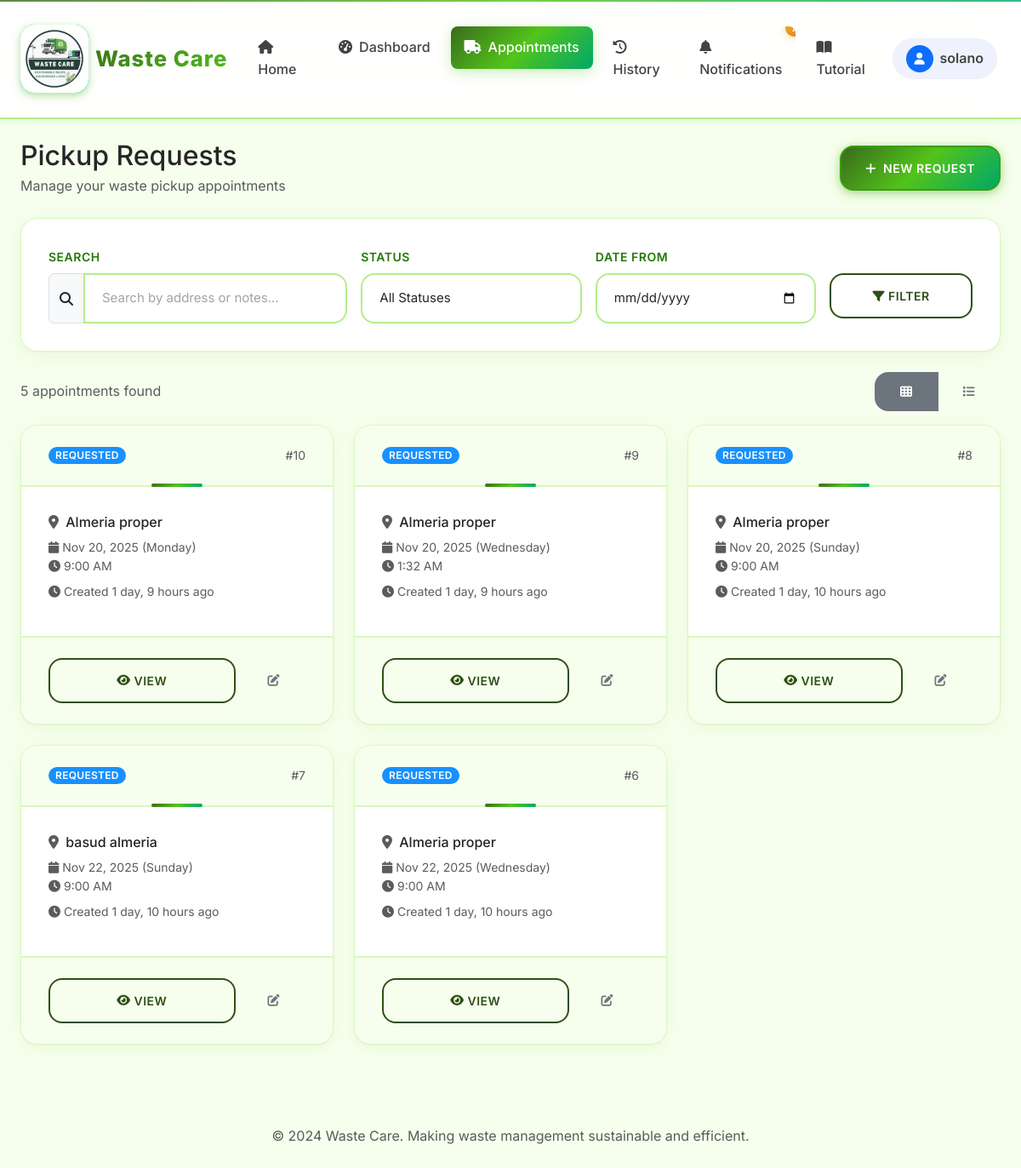
Page /appointments/ (signed in) on the committed database.
### core/models.py (models this page shows, shortened)
class User(AbstractUser):
    ROLE_CHOICES = [
        ("residents", "Residents"),
        ("staff", "Staff"),
        ("admin", "Admin"),
    ]
    role = models.CharField(max_length=20, choices=ROLE_CHOICES, default="residents")

class Appointment(models.Model):
    STATUS_CHOICES = [
        ("requested", "Requested"),
        ("scheduled", "Scheduled"),
        ("in_progress", "In Progress"),
        ("completed", "Completed"),
        ("cancelled", "Cancelled"),
    ]
    WASTE_TYPE_CHOICES = [
        ("general", "General Waste"),
        ("recyclable", "Recyclable"),
        ("organic", "Organic/Compost"),
        ("hazardous", "Hazardous Waste"),
        ("bulk", "Bulk Items"),
    ]
    PRIORITY_CHOICES = [
        ("low", "Low Priority"),
        ("normal", "Normal"),
        ("high", "High Priority"),
        ("urgent", "Urgent"),
    ]
    DAY_CHOICES = [
        ("monday", "Monday"),
        ("tuesday", "Tuesday"),
        ("wednesday", "Wednesday"),
        ("thursday", "Thursday"),
        ("friday", "Friday"),
        ("saturday", "Saturday"),
        ("sunday", "Sunday"),
    ]
    customer = models.ForeignKey(User, on_delete=models.CASCADE, related_name="appointments")
    pickup_day = models.CharField(max_length=10, choices=DAY_CHOICES, default="monday", help_text="Preferred day of the week for pickup")
    address = models.CharField(max_length=255)
    latitude = models.DecimalField(max_digits=9, decimal_places=6, null=True, blank=True, help_text="Latitude coordinate")
    longitude = models.DecimalField(max_digits=9, decimal_places=6, null=True, blank=True, help_text="Longitude coordinate")
    preferred_date = models.DateField()
    preferred_time = models.TimeField()
    waste_type = models.CharField(max_length=20, choices=WASTE_TYPE_CHOICES, default="general")
    estimated_weight = models.DecimalField(max_digits=6, decimal_places=2, null=True, blank=True, help_text="Weight in kg")
    priority = models.CharField(max_length=10, choices=PRIORITY_CHOICES, default="normal")
    notes = models.TextField(blank=True)
    special_instructions = models.TextField(blank=True, help_text="Special handling requirements")
    status = models.CharField(max_length=20, choices=STATUS_CHOICES, default="requested")
    created_at = models.DateTimeField(auto_now_add=True)
    updated_at = models.DateTimeField(auto_now=True)
    handled_by = models.ForeignKey(
        User, on_delete=models.SET_NULL, null=True, blank=True, related_name="handled_appointments"
    )
    scheduled_datetime = models.DateTimeField(null=True, blank=True)
    completion_datetime = models.DateTimeField(null=True, blank=True)
    actual_weight = models.DecimalField(max_digits=6, decimal_places=2, null=True, blank=True)
    class Meta:
        ordering = ['-created_at']
        indexes = [
            models.Index(fields=['status', 'preferred_date']),
            models.Index(fields=['customer', 'status']),
        ]

### core/views.py (the view)
# urls.py: path("appointments/", views.pickup_list, name="pickup_list"),
@login_required
def pickup_list(request):
    from django.db.models import Q
    if is_staff_like(request.user):
        qs = Appointment.objects.all()
    else:
        qs = Appointment.objects.filter(customer=request.user)
    search_query = request.GET.get('search')
    if search_query:
        qs = qs.filter(
            Q(address__icontains=search_query) |
            Q(notes__icontains=search_query)
        )
    status_filter = request.GET.get('status')
    if status_filter:
        qs = qs.filter(status=status_filter)
    date_from = request.GET.get('date_from')
    if date_from:
        qs = qs.filter(preferred_date__gte=date_from)
    return render(request, "core/pickup_list.html", {"appointments": qs.order_by("-created_at")})

### core/context_processors.py (called while the page is built)
def navbar_context(request):
    context = {
        'MAPTILER_API_KEY': settings.MAPTILER_API_KEY,
    }
    if request.user.is_authenticated:
        context['unread_notifications'] = Notification.objects.filter(
            user=request.user,
            is_read=False
        ).count()
    else:
        context['unread_notifications'] = 0
    return context

### core/views.py (called while the page is built)
def is_staff_like(user: User) -> bool:
    return user.is_authenticated and (user.role in {"staff", "admin"} or user.is_staff)

### core/templates/core/pickup_list.html (shortened to what this page needs)
{% extends "base.html" %}
{% block content %}
<div class="d-flex justify-content-between align-items-center mb-4">
  <div>
    <h1 class="h2 mb-1">Pickup Requests</h1>
    <p class="text-muted mb-0">Manage your waste pickup appointments</p>
  </div>
  <div>
    <a href="{% url 'core:pickup_create' %}" class="btn btn-primary">
      <i class="fas fa-plus me-2"></i>New Request
    </a>
  </div>
</div>
<div class="card mb-4">
  <div class="card-body">
    <form method="get" class="row g-3">
      <div class="col-md-4">
        <label for="search" class="form-label">Search</label>
        <div class="input-group">
          <span class="input-group-text"><i class="fas fa-search"></i></span>
          <input type="text" class="form-control" id="search" name="search"
                 placeholder="Search by address or notes..." value="{{ request.GET.search }}">
        </div>
      </div>
      <div class="col-md-3">
        <label for="status" class="form-label">Status</label>
        <select class="form-select" id="status" name="status">
          <option value="">All Statuses</option>
        </select>
      </div>
      <div class="col-md-3">
        <label for="date_from" class="form-label">Date From</label>
        <input type="date" class="form-control" id="date_from" name="date_from" value="{{ request.GET.date_from }}">
      </div>
      <div class="col-md-2">
        <label class="form-label">&nbsp;</label>
        <div class="d-grid">
          <button type="submit" class="btn btn-outline-primary">
            <i class="fas fa-filter me-1"></i>Filter
          </button>
        </div>
      </div>
    </form>
  </div>
</div>
<div class="d-flex justify-content-between align-items-center mb-3">
  <div>
    <span class="text-muted">{{ appointments|length }} appointment{{ appointments|length|pluralize }} found</span>
  </div>
  <div class="btn-group" role="group">
    <label class="btn btn-outline-secondary btn-sm" for="grid-view">
      <i class="fas fa-th"></i>
    </label>
    <label class="btn btn-outline-secondary btn-sm" for="list-view">
      <i class="fas fa-list"></i>
    </label>
  </div>
</div>
<div id="appointments-grid" class="row g-4">
  {% for a in appointments %}
    <div class="col-md-6 col-lg-4">
      <div class="card h-100 appointment-card" data-status="{{ a.status }}">
        <div class="card-header d-flex justify-content-between align-items-center">
          <span class="badge status-{{ a.status }}">{{ a.get_status_display }}</span>
          <small class="text-muted">#{{ a.id }}</small>
        </div>
        <div class="card-body">
          <h6 class="card-title">
            <i class="fas fa-map-marker-alt text-muted me-1"></i>
            {{ a.address|truncatechars:30 }}
          </h6>
          <div class="mb-2">
            <small class="text-muted d-block">
              <i class="fas fa-calendar me-1"></i>{{ a.preferred_date|date:"M d, Y" }} ({{ a.get_pickup_day_display }})
            </small>
            <small class="text-muted d-block">
              <i class="fas fa-clock me-1"></i>{{ a.preferred_time|time:"g:i A" }}
            </small>
          </div>
          <div class="text-muted small mb-2">
            <i class="fas fa-clock me-1"></i>Created {{ a.created_at|timesince }} ago
          </div>
        </div>
        <div class="card-footer bg-transparent">
          <div class="d-flex gap-2">
            <a href="{% url 'core:pickup_detail' a.pk %}" class="btn btn-sm btn-outline-primary flex-fill">
              <i class="fas fa-eye me-1"></i>View
            </a>
            {% if a.customer == request.user and a.status in 'requested,scheduled' %}
              <a href="{% url 'core:pickup_update' a.pk %}" class="btn btn-sm btn-outline-secondary">
                <i class="fas fa-edit"></i>
              </a>
            {% endif %}
          </div>
        </div>
      </div>
    </div>
  {% endfor %}
</div>
{% endblock %}

### waste_care/templates/includes/navbar.html (shortened to what this page needs)
{% load static %}
<nav class="navbar navbar-expand-lg sticky-top">
  <div class="container-fluid px-4">
    <a class="navbar-brand d-flex align-items-center" href="{% url 'core:home' %}">
      <div class="brand-icon me-2">
        <img src="{% static 'img/image1.jpg' %}" alt="Waste Care logo" class="brand-icon-image">
      </div>
      <span class="brand-text">Waste Care</span>
    </a>
    <div class="collapse navbar-collapse" id="navbarNav">
      <ul class="navbar-nav me-auto">
        <li class="nav-item">
          <a class="nav-link {% if request.resolver_match.url_name == 'home' %}active{% endif %}" href="{% url 'core:home' %}">
            <i class="fas fa-home me-2"></i>Home
          </a>
        </li>
        <li class="nav-item dropdown">
          <a class="nav-link dropdown-toggle {% if 'dashboard' in request.resolver_match.url_name %}active{% endif %}" href="#" id="dashboardDropdown" role="button" data-bs-toggle="dropdown" aria-expanded="false">
            <i class="fas fa-tachometer-alt me-2"></i>Dashboard
          </a>
        </li>
        <li class="nav-item dropdown">
          <a class="nav-link dropdown-toggle {% if 'pickup' in request.resolver_match.url_name or 'appointment' in request.resolver_match.url_name or 'scheduling' in request.resolver_match.url_name %}active{% endif %}" href="#" id="appointmentsDropdown" role="button" data-bs-toggle="dropdown" aria-expanded="false">
            <i class="fas fa-truck me-2"></i>Appointments
          </a>
        </li>
        <li class="nav-item">
          <a class="nav-link {% if request.resolver_match.url_name == 'history' %}active{% endif %}" href="{% url 'core:history' %}">
            <i class="fas fa-history me-2"></i>History
          </a>
        </li>
        <li class="nav-item">
          <a class="nav-link {% if request.resolver_match.url_name == 'notifications' %}active{% endif %}" href="{% url 'core:notifications' %}">
            <i class="fas fa-bell me-2"></i>Notifications
            {% if unread_notifications > 0 %}
              <span class="notification-badge">{{ unread_notifications }}</span>
            {% endif %}
          </a>
        </li>
        <li class="nav-item">
          <a class="nav-link {% if request.resolver_match.url_name == 'tutorial' %}active{% endif %}" href="{% url 'core:tutorial' %}">
            <i class="fas fa-book-open me-2"></i>Tutorial
          </a>
        </li>
      </ul>
      <ul class="navbar-nav">
        {% if user.is_authenticated %}
          <li class="nav-item dropdown">
            <a class="nav-link dropdown-toggle d-flex align-items-center px-3 py-2" href="#" id="userDropdown" role="button" data-bs-toggle="dropdown">
              <div class="rounded-circle bg-primary d-flex align-items-center justify-content-center me-2" style="width: 32px; height: 32px;">
                <i class="fas fa-user text-white" style="font-size: 0.875rem;"></i>
              </div>
              <span class="fw-semibold">{{ user.username }}</span>
            </a>
          </li>
        {% endif %}
      </ul>
    </div>
  </div>
</nav>

### rows in the picture
User: username "solano"
Appointment: status "REQUESTED", id "10", address "Almeria proper", preferred_date "Nov 20, 2025", pickup_day "Monday", preferred_time "9:00 AM", created_at "1 day, 9 hours"
Appointment: status "REQUESTED", id "9", address "Almeria proper", preferred_date "Nov 20, 2025", pickup_day "Wednesday", preferred_time "1:32 AM", created_at "1 day, 9 hours"
Appointment: status "REQUESTED", id "8", address "Almeria proper", preferred_date "Nov 20, 2025", pickup_day "Sunday", preferred_time "9:00 AM", created_at "1 day, 10 hours"
Appointment: status "REQUESTED", id "7", address "basud almeria", preferred_date "Nov 22, 2025", pickup_day "Sunday", preferred_time "9:00 AM", created_at "1 day, 10 hours"
Appointment: status "REQUESTED", id "6", address "Almeria proper", preferred_date "Nov 22, 2025", pickup_day "Wednesday", preferred_time "9:00 AM", created_at "1 day, 10 hours"

### other values in the picture
{{ appointments|length }} "5"
